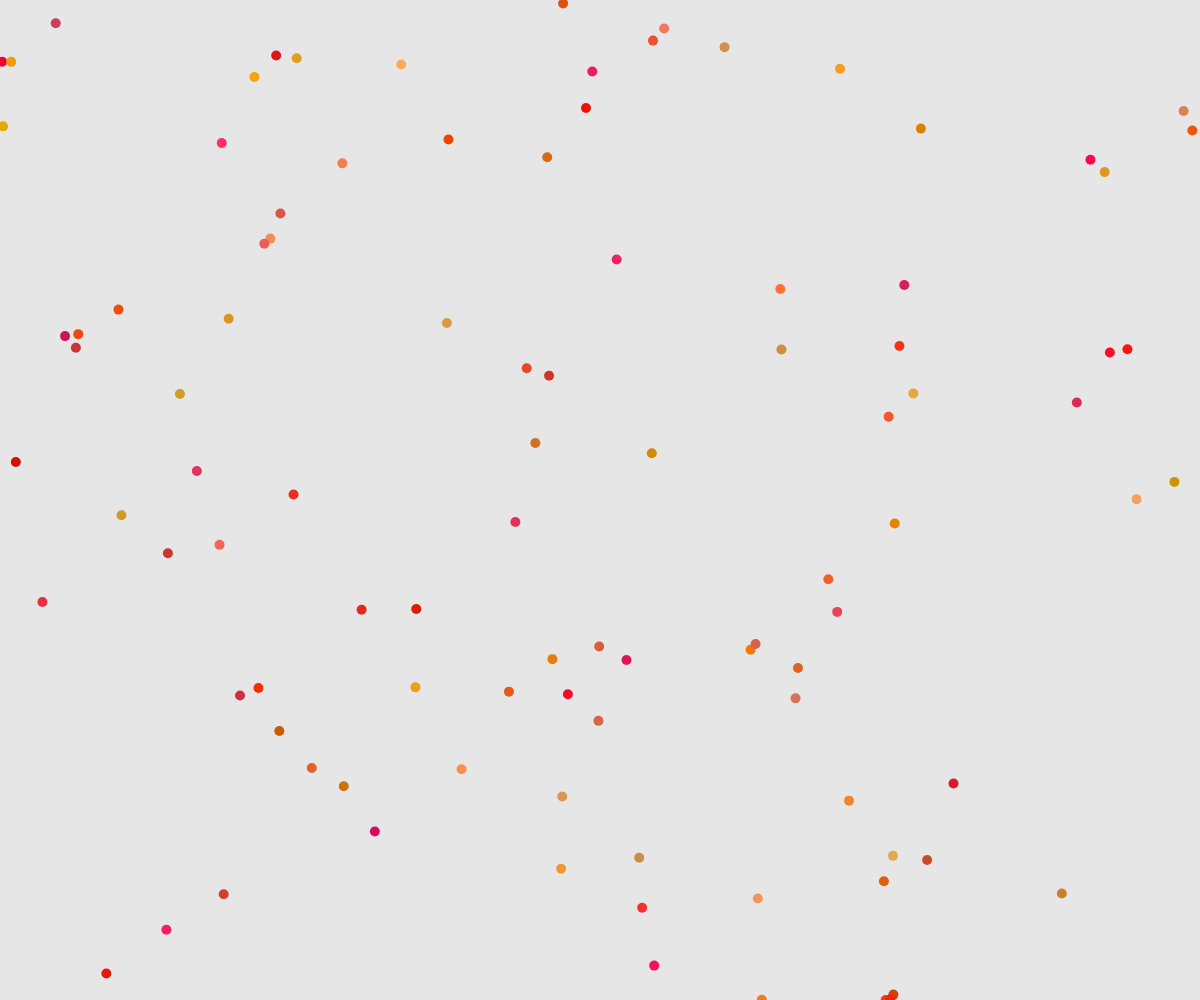
Frame 1 (no input)
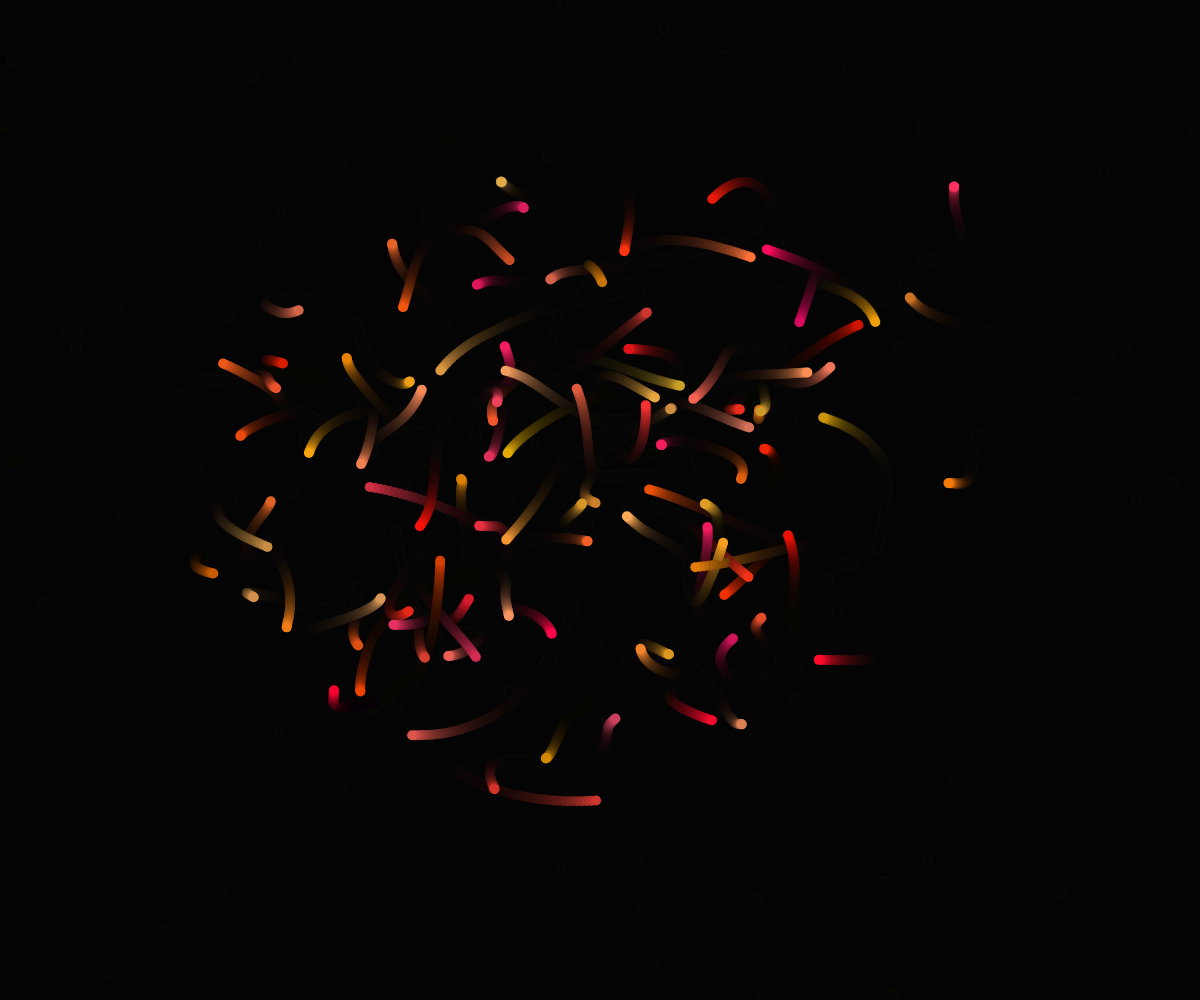
Frame 60 (no input)
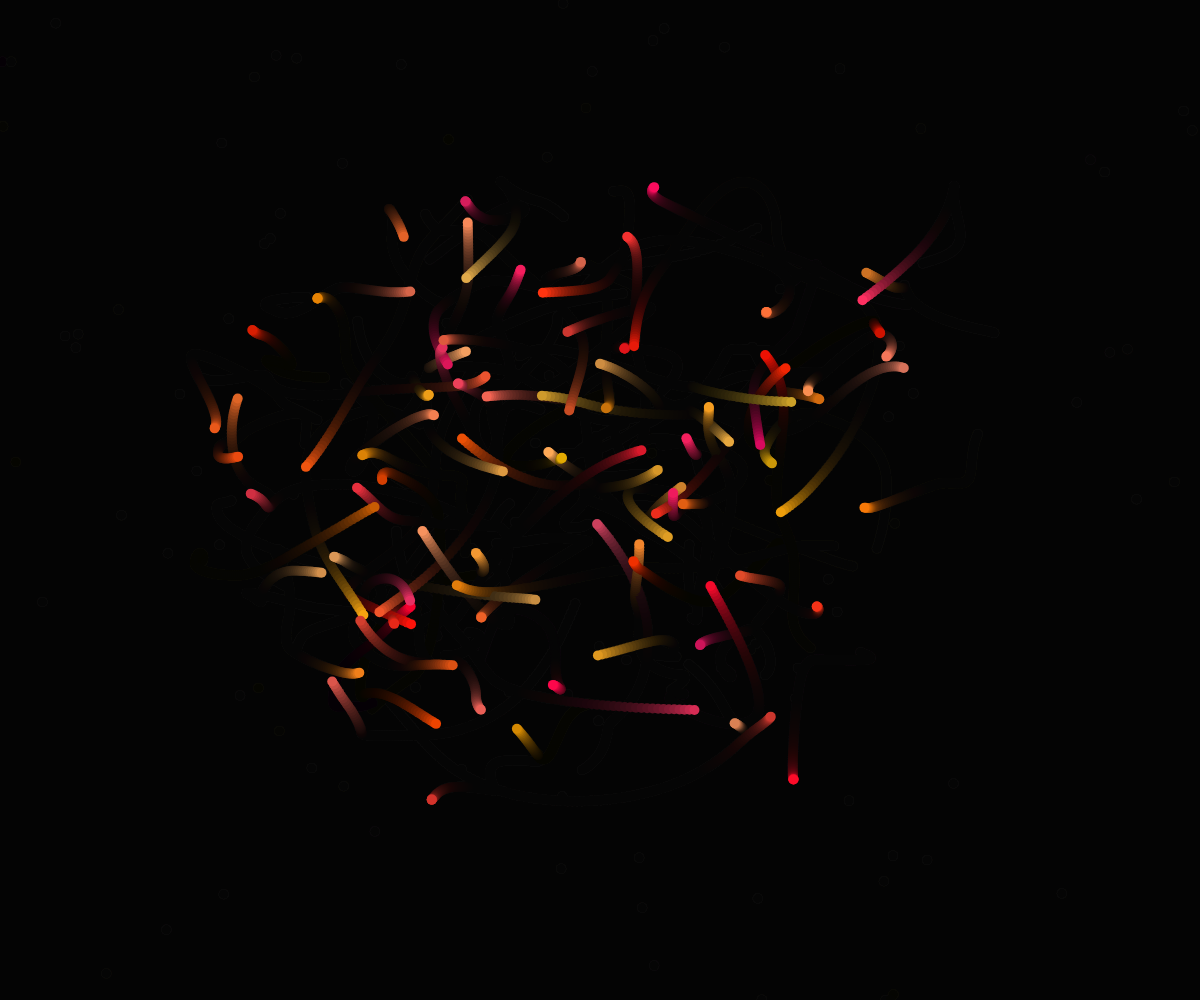
Frame 120 (the mouse pressed at the canvas centre since frame 60)

The p5.js sketch that drew these frames (run headless with seeded random() and noise() and a simulated clock; from frame 60 on, the mouse is pressed at the canvas centre):

// p5.js sketch
// ── sketch.js
let particles=[];
let maxParticles;

function setup() {
  createCanvas(windowWidth, windowHeight);
  maxParticles=100
  
  let x=random(0,width);
  let y=random(0,height)
  
  for(i=0;i<maxParticles;i++)
    {
      particles.push(new particle(random(0,width),random(0,height)))
    }
}

function draw() {
  background(0,25);
  
  for(i=0;i<maxParticles;i++)
    {
      particles[i].display(10);
      particles[i].update(0.003);
    }
    
}
function windowRecized()
    {
      resizeCanvas(windowWidth,windowWidth)
    }
// ── particles.js
class particle{
  
    constructor(x,y)
    {
      this.x=x;
      this.y=y;
      
      this.r=random(200,255);
      this.g=random(0,170);
      this.b=random(0,100);
      
      this.xnPos= random(-1000,1000)
      this.ynPos=random(-1000,1000)
    }
    
    display(radius)
    {
      noStroke();
      fill(this.r,this.g,this.b)
      circle(this.x,this.y,radius)
      
    }
    update(nSpeed)
    {
      let xNoise = noise(this.xnPos+=nSpeed)
      let yNoise = noise(this.ynPos+=nSpeed)
      
      let xMove = map(xNoise,0,1,0,width)
      let yMove = map(yNoise,0,1,0,height)
      
      this.x=xMove;
      this.y=yMove;
    }
  }
